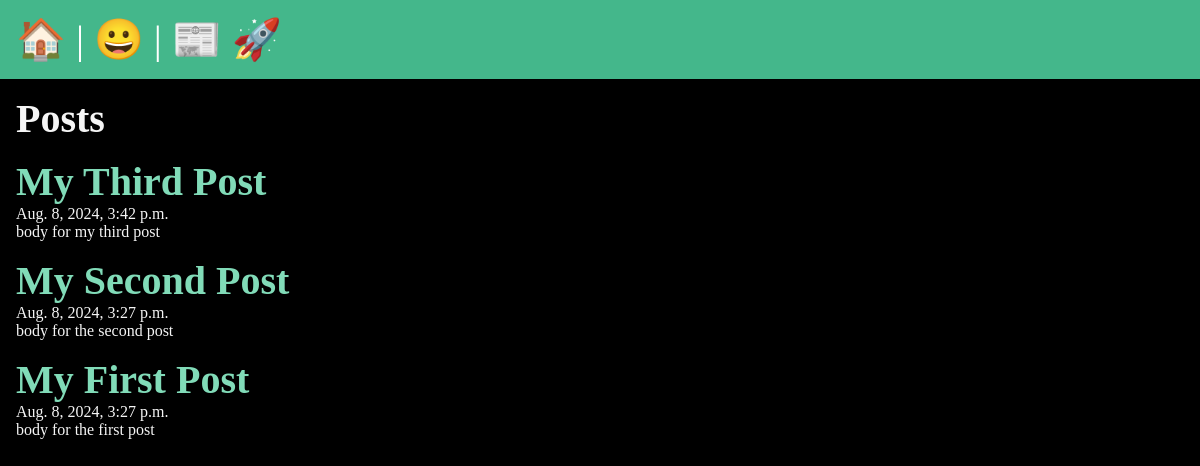
/posts/, run on an earlier commit of the app's database.
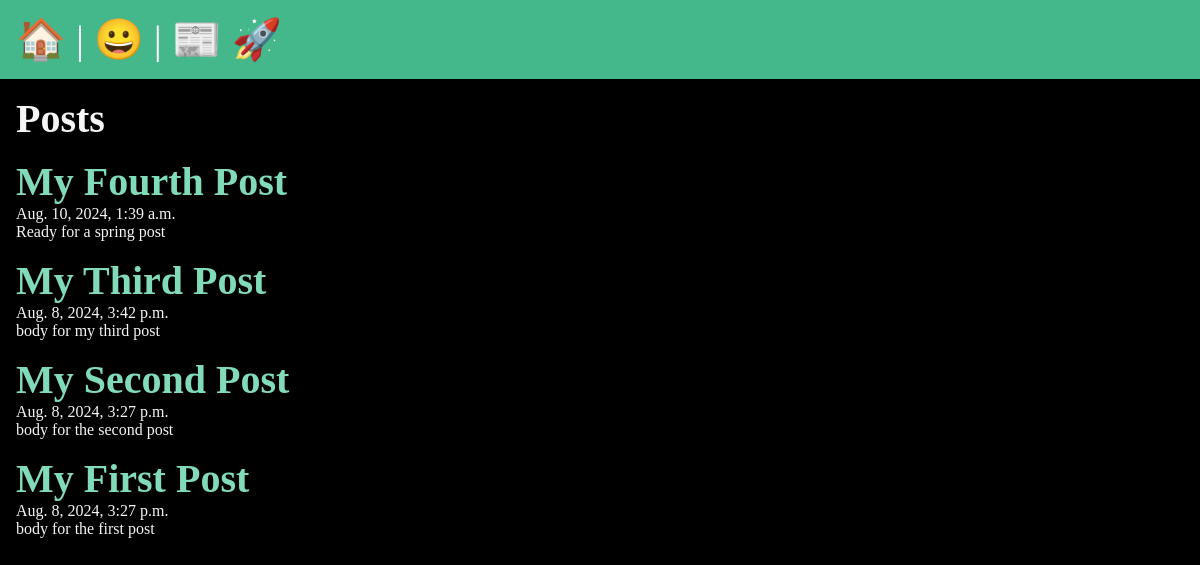
And on a later commit of the database.
### posts/models.py (models this page shows, shortened)
class Post(models.Model):
    title = models.CharField(max_length=75)
    body = models.TextField()
    slug = models.SlugField()
    date = models.DateTimeField(auto_now_add=True)
    banner = models.ImageField(default='fallback.png', blank=True)

### posts/views.py (the view)
# urls.py: path('', views.posts_list, name='list'),
def posts_list(request):
    posts = Post.objects.all().order_by('-date')
    return render(request, 'posts/posts_list.html', {'posts' : posts} )

### posts/templates/posts/posts_list.html (shortened to what this page needs)
{% extends "layout.html" %}
{% block content %}
    <section>
        <h1>Posts</h1>
        {% for post in posts  %}
            <article class="post">
                <h2>
                    <a href="{% url 'posts:post_page' slug=post.slug %}">
                        {{post.title}}
                    </a>
                </h2>
                <p> {{post.date}} </p>
                <p> {{post.body}} </p>
            </article>
        {% endfor %}
    </section>
{% endblock content %}

### templates/layout.html (shortened to what this page needs)
<!DOCTYPE html>
{% load static %}
<html lang="en">
<head>
    <link rel="stylesheet" href="{% static 'css/style.css' %}">
</head>
<body>
    <nav>
        <a href="/"> 🏠</a> |
        <a href="/about"> 😀</a> |
        <a href="{% url 'posts:list' %}">📰</a>
        <a href="{% url 'users:register' %}">🚀</a>
    </nav>
    <main>
        {% block content %}
        {% endblock content %}
    </main>
</body>
</html>

What changed in the data, as far as the page shows it:
added Post: title "My Fourth Post", date "Aug. 10, 2024, 1:39 a.m.", body "Ready for a spring post"
